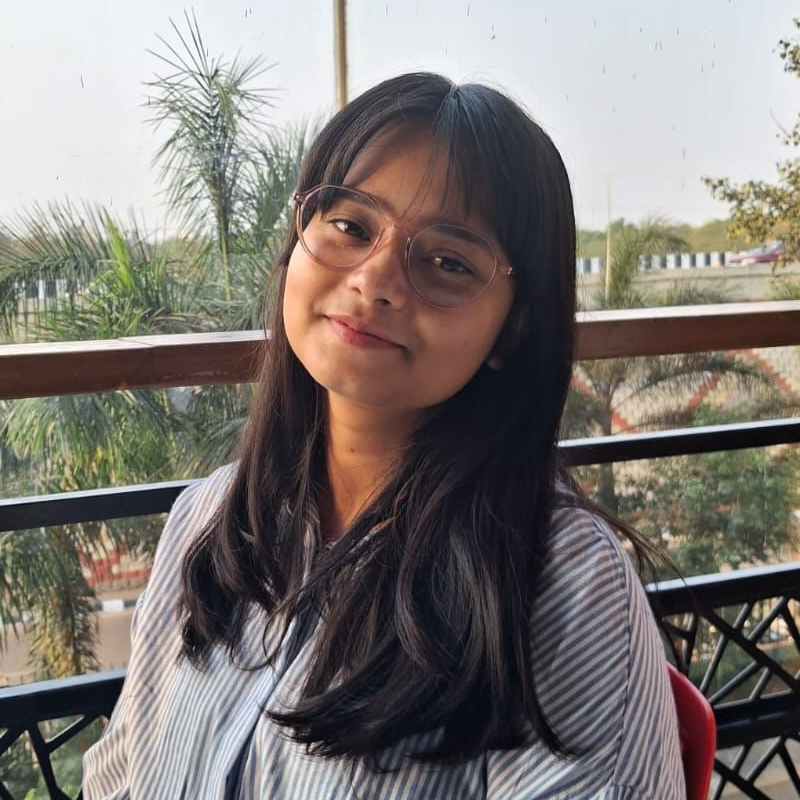
#> input picture source-photo.png, 800 x 800 px
$ python make_ascii.py
#> lines starting #> are read from the running program, lines starting #| are printed output that depends on the picture
"""
Convert a portrait photo into a CLEAN, monochrome ASCII-art SVG (Andrew6rant
style: one light-gray color, subject isolated on a dark background) that "types"
itself in like a terminal, then holds.

Monochrome is deliberate -- per-character rainbow color is what makes ASCII
portraits look noisy. One fill color + a good density ramp + high contrast (so a
busy background washes out to blank) reads as neat and legible.

GitHub renders SVGs embedded via <img> and runs their SMIL animations there (JS
does not run). Each row is revealed with a left-to-right clip wipe plus a small
block cursor riding the wipe edge, staggered top -> bottom, so the whole
portrait prints once and freezes.
"""
from PIL import Image, ImageEnhance, ImageOps, ImageFilter
import html
import os
import sys

HERE = os.path.dirname(os.path.abspath(__file__))
# defaults to the cropped source photo; raw photos work fine here since we
# tune contrast/gamma/white-floor below instead of relying on a pre-pass.
SRC = sys.argv[1] if len(sys.argv) > 1 else os.path.join(HERE, "..", "source-photo.png")
OUT = sys.argv[2] if len(sys.argv) > 2 else os.path.join(HERE, "..", "komal-ascii.svg")

COLS = 100
ROWS = 53
CELL_W = 8
CELL_H = 15
RAMP = " .`:-=+*cs#%@"  # bright(sparse) -> dark(dense); leading space clears bg

# working from a raw (non-background-removed) photo, so contrast is pushed
# harder and the white floor is lower to help a bright sky background wash
# out to blank while keeping facial detail legible.
CONTRAST = 1.35
BRIGHTNESS = 1.0
GAMMA = 1.05
SHARPEN = True
WHITE_FLOOR = 0.72    # luminance above this is forced to blank (space)

PAD = 20
TITLEBAR_H = 30
STATUS_H = 30
ART_W = COLS * CELL_W
ART_H = ROWS * CELL_H
CANVAS_W = ART_W + PAD * 2
CANVAS_H = TITLEBAR_H + ART_H + STATUS_H + PAD

BG = "#0d1117"
BG2 = "#111722"
FRAME = "#30363d"
TITLE_TEXT = "#7d8590"
INK = "#c9d1d9"      # the single ascii color (matches Andrew6rant)
CURSOR = "#c9d1d9"

# ---- reveal timing (one-shot; a cursor rasters top -> bottom) -------------
ROW_DUR = 0.11
STAGGER = 0.11       # == ROW_DUR -> a single cursor sweeping down

# ---- 1. sample the image into a COLS x ROWS grayscale grid ----------------
im = Image.open(SRC).convert("L")               # grayscale
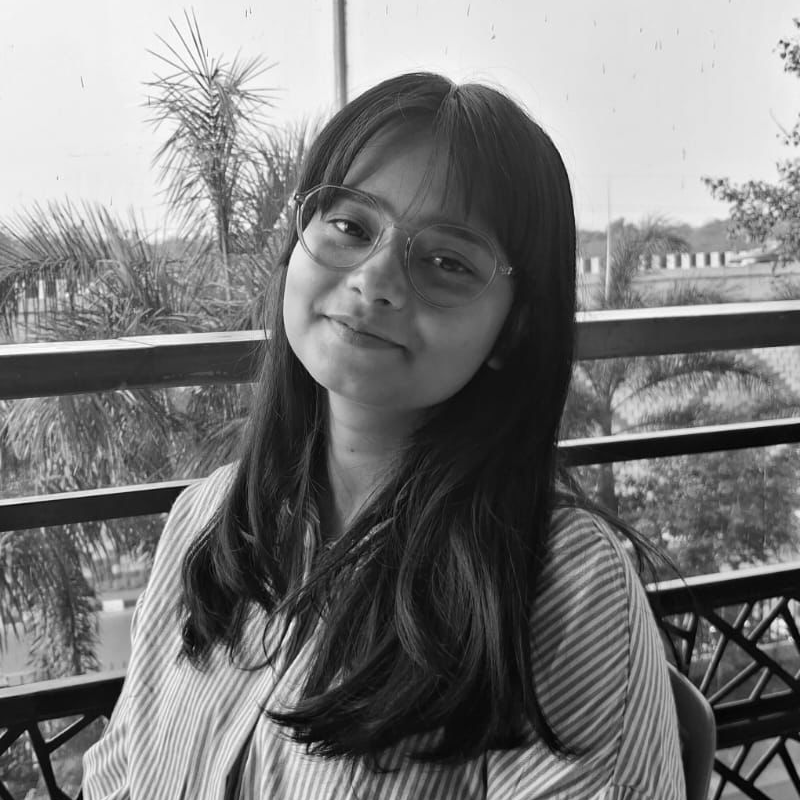
#> im: PIL image 800x800 L; min 0, max 255, mean 122.6
if SHARPEN:
    im = im.filter(ImageFilter.UnsharpMask(radius=2, percent=140, threshold=2))
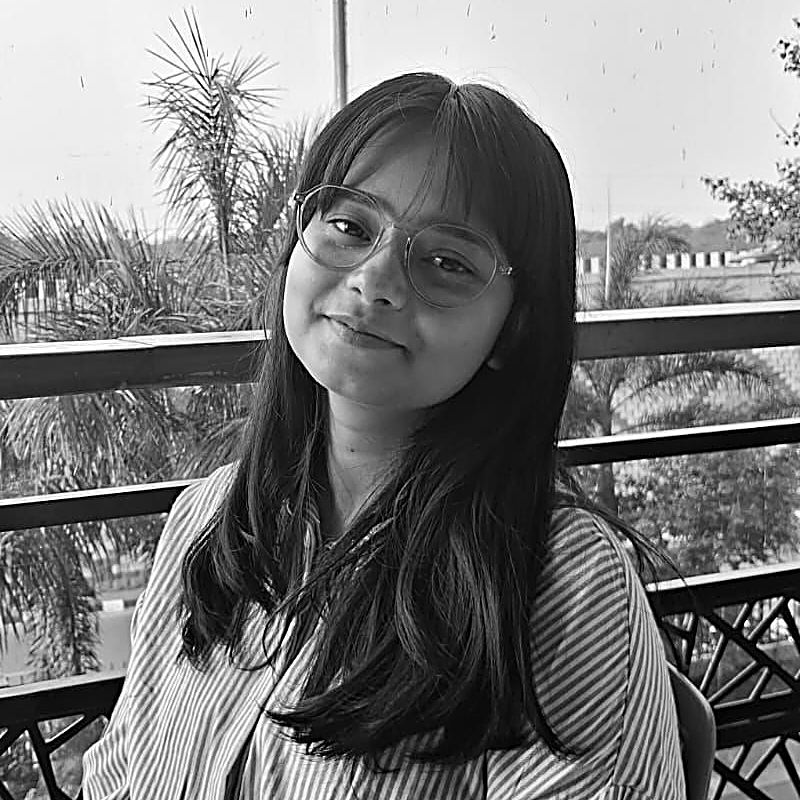
#> im: PIL image 800x800 L; min 0, max 255, mean 122.5
im = ImageEnhance.Brightness(im).enhance(BRIGHTNESS)
im = ImageEnhance.Contrast(im).enhance(CONTRAST)
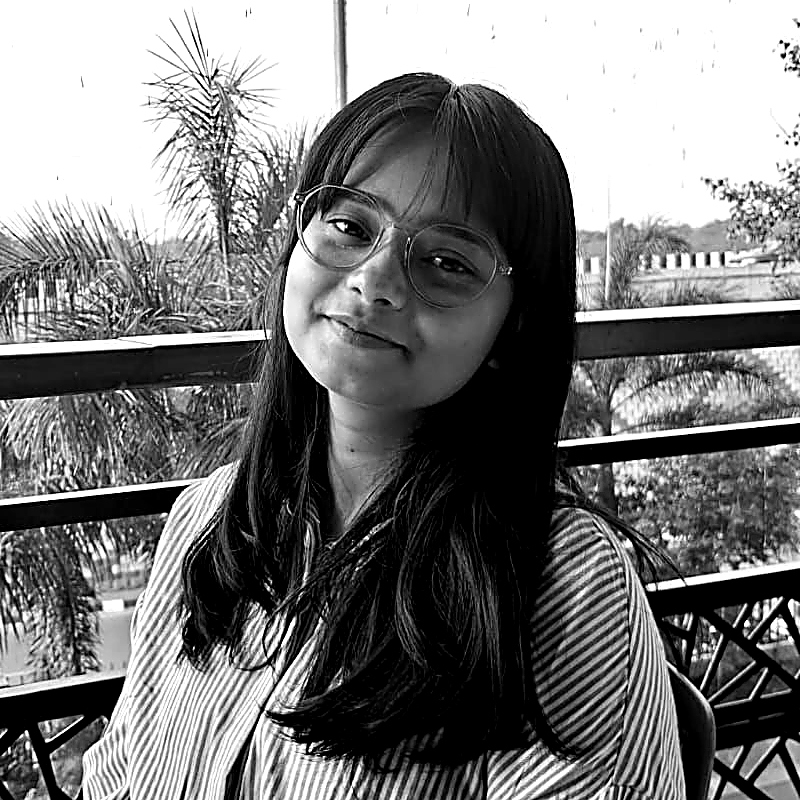
#> im: PIL image 800x800 L; min 0, max 255, mean 120.6
im = im.resize((COLS, ROWS), Image.LANCZOS)
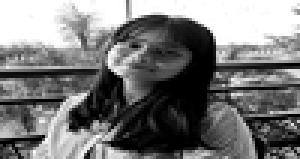
#> im: PIL image 100x53 L (shown 3 times larger); min 0, max 255, mean 120.7
px = im.load()

STATIC = bool(os.environ.get("STATIC"))  # emit frozen state for previews

rows_txt = []
for y in range(ROWS):
    chars = []
    for x in range(COLS):
        lum = px[x, y] / 255.0
        lum = pow(lum, GAMMA)
        if lum >= WHITE_FLOOR:
            chars.append(" ")
            continue
        idx = int((1.0 - lum) * (len(RAMP) - 1) + 0.5)
        idx = max(0, min(len(RAMP) - 1, idx))
        chars.append(RAMP[idx])
    rows_txt.append("".join(chars))
#> after the loop, rows_txt = 53 items

art_top = TITLEBAR_H + PAD * 0.35

# ---- 2. assemble SVG ------------------------------------------------------
parts = []
parts.append(
    f'<svg xmlns="http://www.w3.org/2000/svg" width="{CANVAS_W}" height="{CANVAS_H}" '
    f'viewBox="0 0 {CANVAS_W} {CANVAS_H}" font-family="ui-monospace, SFMono-Regular, '
    f'Menlo, Consolas, monospace">'
)
parts.append('<defs>'
             f'<linearGradient id="bg" x1="0" y1="0" x2="0" y2="1">'
             f'<stop offset="0" stop-color="{BG2}"/><stop offset="1" stop-color="{BG}"/>'
             f'</linearGradient></defs>')

parts.append(f'<rect width="{CANVAS_W}" height="{CANVAS_H}" rx="12" fill="url(#bg)"/>')
parts.append(f'<rect x="0.5" y="0.5" width="{CANVAS_W-1}" height="{CANVAS_H-1}" rx="12" '
             f'fill="none" stroke="{FRAME}" stroke-width="1"/>')

parts.append(f'<line x1="0" y1="{TITLEBAR_H}" x2="{CANVAS_W}" y2="{TITLEBAR_H}" stroke="{FRAME}"/>')
for i, dotcol in enumerate(["#ff5f56", "#ffbd2e", "#27c93f"]):
    parts.append(f'<circle cx="{PAD + i*16}" cy="{TITLEBAR_H/2}" r="5" fill="{dotcol}"/>')
parts.append(f'<text x="{CANVAS_W/2}" y="{TITLEBAR_H/2 + 4}" fill="{TITLE_TEXT}" font-size="12" '
             f'text-anchor="middle">komal@github: ~$ ./portrait.sh</text>')

# one <text> per row (single color -> no per-char markup, tiny file)
font_size = CELL_H * 0.86
for ry, line in enumerate(rows_txt):
    y = art_top + ry * CELL_H + CELL_H * 0.74
    row_y = art_top + ry * CELL_H
    delay = ry * STAGGER
    safe = html.escape(line)
    text = (f'<text xml:space="preserve" x="{PAD}" y="{y:.1f}" fill="{INK}" '
            f'font-size="{font_size:.1f}" textLength="{ART_W}" lengthAdjust="spacing">{safe}</text>')

    if STATIC:
        parts.append(text)
        continue

    parts.append(
        f'<clipPath id="r{ry}"><rect x="{PAD}" y="{row_y:.1f}" height="{CELL_H}" width="0">'
        f'<animate attributeName="width" from="0" to="{ART_W}" begin="{delay:.3f}s" '
        f'dur="{ROW_DUR:.2f}s" fill="freeze"/></rect></clipPath>'
    )
    parts.append(f'<g clip-path="url(#r{ry})">{text}</g>')
    parts.append(
        f'<rect y="{row_y+1:.1f}" width="{CELL_W}" height="{CELL_H-2}" fill="{CURSOR}" opacity="0">'
        f'<animate attributeName="x" from="{PAD}" to="{PAD+ART_W}" begin="{delay:.3f}s" '
        f'dur="{ROW_DUR:.2f}s" fill="freeze"/>'
        f'<set attributeName="opacity" to="0.85" begin="{delay:.3f}s"/>'
        f'<set attributeName="opacity" to="0" begin="{delay+ROW_DUR:.3f}s"/></rect>'
    )
#> this loop made 53 passes
#> (y, row_y, delay) on passes 1 to 12: (48.1, 37, 0), (63.1, 52, 0.11), (78.1, 67, 0.22), (93.1, 82, 0.33), (108.1, 97, 0.44), (123.1, 112, 0.55), (138.1, 127, 0.66), (153.1, 142, 0.77), (168.1, 157, 0.88), (183.1, 172, 0.99), (198.1, 187, 1.1), (213.1, 202, 1.21)
#> after the loop, parts = 168 items

# status bar with a steady blinking cursor
status_line_y = TITLEBAR_H + ART_H + PAD * 0.35
status_y = status_line_y + 19
parts.append(f'<line x1="0" y1="{status_line_y:.1f}" x2="{CANVAS_W}" y2="{status_line_y:.1f}" stroke="{FRAME}"/>')
parts.append(f'<text x="{PAD}" y="{status_y:.1f}" fill="{TITLE_TEXT}" font-size="13">'
             f'komal@github:~$ whoami <tspan fill="{INK}">Komal</tspan></text>')
parts.append(f'<rect x="{PAD+196}" y="{status_y-12:.1f}" width="8" height="14" fill="{INK}">'
             f'<animate attributeName="opacity" values="1;1;0;0" keyTimes="0;0.5;0.51;1" '
             f'dur="1s" repeatCount="indefinite"/></rect>')

parts.append("</svg>")
svg = "".join(parts)
with open(OUT, "w") as f:
    f.write(svg)
print("wrote", OUT, len(svg), "bytes;", CANVAS_W, "x", CANVAS_H)
#| wrote scripts/../komal-ascii.svg 37794 bytes; 840 x 875
